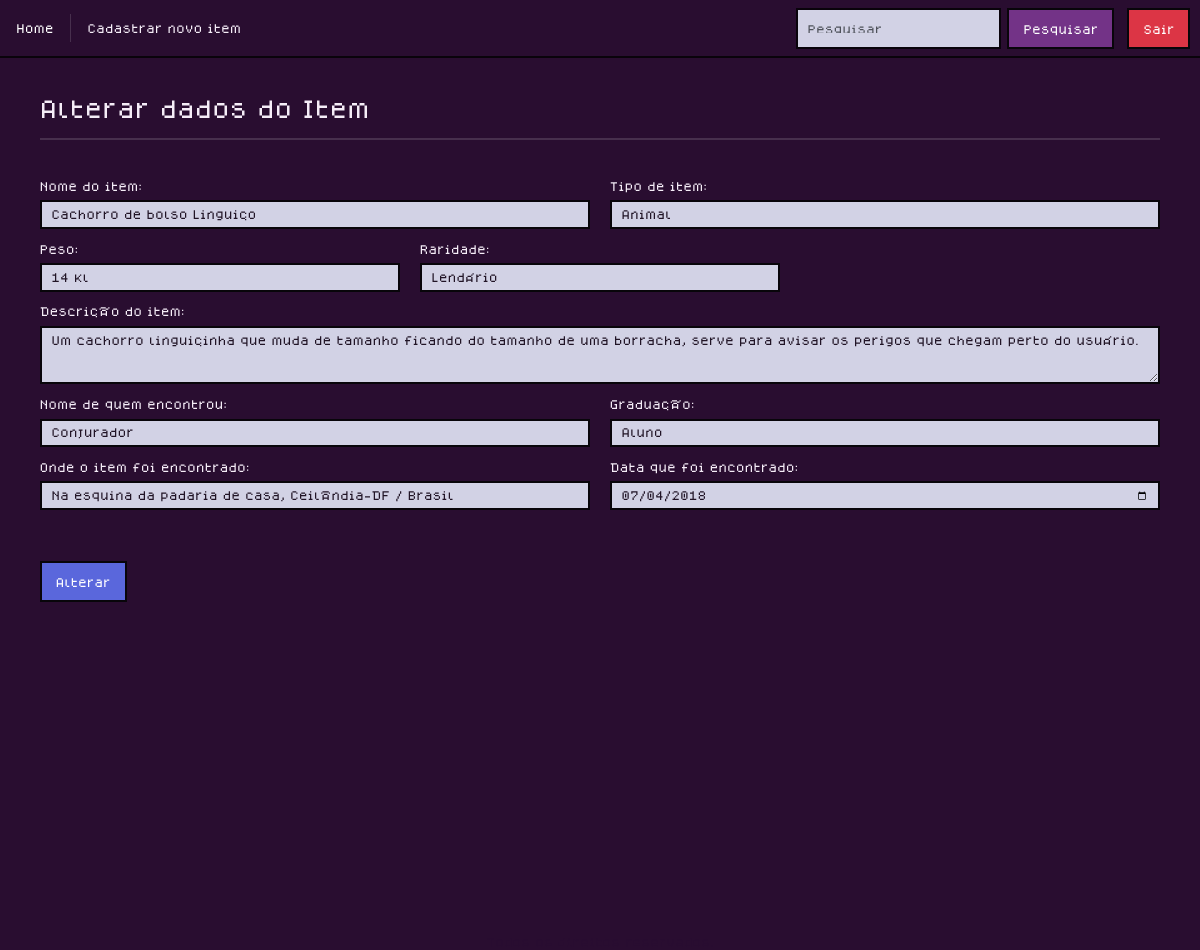
The app's page /alterarItem/3 (signed in) with its own data.
### apps/crud/models.py (models this page shows, shortened)
class Item(models.Model):
    codigo_item = models.AutoField(primary_key=True)
    nome_item = models.CharField(max_length=100, default="")
    tipo_item = models.CharField(max_length=100, default="")
    peso = models.CharField(max_length=30, default="")
    raridade = models.CharField(max_length=50, default="")
    descricao_item = models.TextField(blank=True, default="")
    nome_encontrador = models.CharField(max_length=100, default="")
    graduacao = models.CharField(max_length=50, default="")
    local_encontrado = models.CharField(max_length=150, default="")
    data_encontrado = models.DateField(null=True, blank=True)

### apps/crud/views.py (the view)
# urls.py: path('alterarItem/<int:codigo_item>', views.alterar_item, name='alterar_item'),
@login_required
def alterar_item(request,codigo_item):
    item = get_object_or_404(Item, codigo_item=codigo_item)
    if request.method == 'POST':
        form = ItemForm(request.POST, instance=item)
        if form.is_valid():
            form.save()
            return redirect('index')
    else:
        form = ItemForm(instance=item)
    return render(request, 'alterar_dados.html',{
        'form':form,
        'item':item,
    })

### apps/crud/templates/alterar_dados.html (shortened to what this page needs)
{% extends 'base-crud.html' %}
{% load static %}
{% block body_class %}item-form-body{% endblock %}
{% block content %}
<h1 class="mt-5">Alterar dados do Item</h1>
<hr class="item-form-divider">
<form class="item-form" action="{% url 'alterar_item' item.codigo_item %}" method="POST">
    {% include 'includes/form.html' %}
    <div class="d-flex justify-content-start mt-5 mb-5">
        <button type="submit" class="btn btn-primary">Alterar</button>
    </div>
</form>
{% endblock %}

### apps/crud/templates/includes/form.html
<div class="row mt-5">
    <div class="col-12 col-md-6 mb-3">
        <label for="{{ form.nome_item.id_for_label }}" class="form-label">Nome do item:</label>
        {{ form.nome_item }}
    </div>
    <div class="col-12 col-md-6 mb-3">
        <label for="{{ form.tipo_item.id_for_label }}" class="form-label">Tipo de item:</label>
        {{ form.tipo_item }}
    </div>
    <div class="col-12 col-md-6 col-lg-4 mb-3">
        <label for="{{ form.peso.id_for_label }}" class="form-label">Peso:</label>
        {{ form.peso }}
    </div>
    <div class="col-12 col-md-6 col-lg-4 mb-3">
        <label for="{{ form.raridade.id_for_label }}" class="form-label">Raridade:</label>
        {{ form.raridade }}
    </div>
    <div class="col-12 mb-3">
        <label for="{{ form.descricao_item.id_for_label }}" class="form-label">Descrição do item:</label>
        {{ form.descricao_item }}
    </div>
    <div class="col-12 col-md-6 mb-3">
        <label for="{{ form.nome_encontrador.id_for_label }}" class="form-label">Nome de quem encontrou:</label>
        {{ form.nome_encontrador }}
    </div>
    <div class="col-12 col-md-6 mb-3">
        <label for="{{ form.graduacao.id_for_label }}" class="form-label">Graduação:</label>
        {{ form.graduacao }}
    </div>
    <div class="col-12 col-md-6 mb-3">
        <label for="{{ form.local_encontrado.id_for_label }}" class="form-label">Onde o item foi encontrado:</label>
        {{ form.local_encontrado }}
    </div>
    <div class="col-12 col-md-6 mb-3">
        <label for="{{ form.data_encontrado.id_for_label }}" class="form-label">Data que foi encontrado:</label>
        {{ form.data_encontrado }}
    </div>
</div>

### records on screen
Item: nome_item "Cachorro de bolso Linguiço", tipo_item "Animal", peso "14 kl", raridade "Lendário", descricao_item "Um cachorro linguiçinha que muda de tamanho ficando do tamanho de uma borracha, serve para avisar os perigos que chegam perto do usuário.", nome_encontrador "Conjurador", graduacao "Aluno", local_encontrado "Na esquina da padaria de casa, Ceilândia-DF / Brasil", data_encontrado "07/04/2018"
